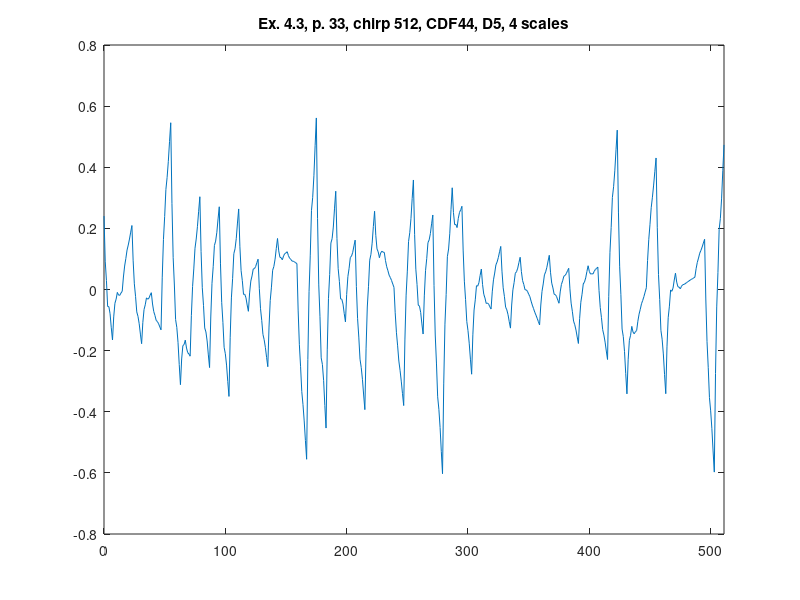

Write the MATLAB code that produced this figure.
%% ========================================================================
%% Programmatic octave notes on "Ripples in Mathematics" by A. Jensen
%% and A. la Cour-Harbo written with a deep gratitude to the authors for
%% this wonderful text. 
%% 
%% Reconstruction of graphs in Ex. 4.3, p.33, Ch 04, CDF44, D5, 4 scales.
%%
%% Author: Vladimir Kulyukin
%% 
%% NB: I have tested this code in Octave 4.
%% =========================================================================
t = [0:511];

%%y_ex_4_3_chirp_512_p33 = arrayfun(@(x) sin(x*x), t);

y_ex_4_3_chirp_CDF44_D5_512_p33 = [
0.24039126924803456
0.09263104014324426
0.029918628261295276
-0.05558227756354377
-0.056035366165541486
-0.07927694871042924
-0.12530702519820708
-0.16523094313726597
-0.08966688586649223
-0.04504773828869864
-0.03137350040388523
-0.009407598956983752
-0.01838660720306247
-0.01907395188705312
-0.011469633008955715
-0.006087058686230367
0.04091234733598048
0.07676055691277223
0.1014575700441449
0.12914253725770838
0.14567630802585285
0.16519803287618812
0.18770771180871423
0.20941677085789598
0.09587628293307396
0.018575801896611392
-0.02248467225149163
-0.07325562697902892
-0.08778657481820665
-0.11202800323681864
-0.1459799122348649
-0.1773299058035336
-0.10787784265216621
-0.06543560919432868
-0.05000320543002106
-0.027333539611629938
-0.03167370348676876
-0.028776605307824075
-0.018642245074795886
-0.010447103364571773
-0.04739107141277397
-0.07224005145414601
-0.08499404348868794
-0.1009888777921241
-0.10488872408873014
-0.11202941265423039
-0.12241094348862493
-0.13192409325427257
0.040446693791726475
0.16408182685285144
0.23898130592910233
0.32693946413320285
0.36616196835242926
0.4184431516995053
0.48378301417443104
0.5456238141228321
0.2812329240648642
0.10425555188954319
0.014691697596869155
-0.09829453822002364
-0.12386725615426947
-0.172862355612734
-0.24527983659541733
-0.3114213093638726
-0.22736692398178865
-0.18355739749764113
-0.17999272991143006
-0.16564448488401234
-0.1915410987545312
-0.2066541351838434
-0.21098359417194912
-0.21820250402694452
-0.08557258615175041
0.009584951270700227
0.06727010824040738
0.13499595929089891
0.165249429888647
0.20554359456717944
0.2558784533264963
0.30352291621541894
0.12429227638928234
0.005852637118373832
-0.05179600159730649
-0.1257335398188401
-0.13888007748514564
-0.16831551465730443
-0.21403985133531653
-0.2553995905451435
-0.08994274938889259
0.020097756076901396
0.07472192585223843
0.14419485802332538
0.1582514545039554
0.1871568133803353
0.2309109346524652
0.2706863420320522
0.0839160308473813
-0.04215153799926831
-0.10751636450789659
-0.18914644180435217
-0.21007377676278652
-0.2472663625090481
-0.3007241990431371
-0.34982377476393794
-0.15609473037149452
-0.02743141863755874
0.03616616043786934
0.11719805003408386
0.1331642069717907
0.166564674430284
0.2173994524095637
0.26356272096420524
0.139778552313429
0.06153166221758333
0.028822050676668327
-0.016089237878551432
-0.01546324787884052
-0.027038934893434362
-0.05081629892233296
-0.07132423344894319
-0.011095583754909223
0.027499763397555815
0.04446180800845191
0.06722047856497955
0.06834584657993825
0.07526784054052849
0.0879864604467503
0.09915187911201483
0.003874253306999975
-0.06288204469229344
-0.10111701488586541
-0.14699425183204373
-0.16435016097250071
-0.18934833686556396
-0.2219887795112337
-0.25258148295219923
-0.12285906018042583
-0.03609294601184932
0.007716859553530242
0.06303677331895852
0.07540037848118988
0.09927409184346996
0.1346579134057987
0.16695761077112956
0.12644037121409613
0.10543437110071818
0.10393961043099574
0.09721682890901553
0.11000528683069088
0.11756572390010844
0.11989814011726824
0.12363140029980355
0.11073208794598396
0.10228945997133271
0.09830351637584989
0.09312340780004844
0.0923999836034154
0.09048239442646377
0.08737064026919358
0.08457886165402928
-0.0672885135601066
-0.17921120305436022
-0.2511892068287316
-0.33387035688366035
-0.3766068212187069
-0.4300464318343109
-0.49418918873047235
-0.5554640462242862
-0.2289136989275466
-0.006280802058870508
0.11243464438174199
0.2589946877440553
0.3016372806783051
0.3721244705342557
0.4704562573119071
0.5613271068308185
0.23187317231012644
0.015044924231632006
-0.08915763740466451
-0.22353816077014876
-0.24529299769343518
-0.2972257963459093
-0.37933655672757116
-0.45336115663467974
-0.19744000034089998
-0.029927542967224358
0.04917621548634715
0.15196901341944682
0.16635311243244236
0.20442625092496602
0.2661884288970179
0.3216031478710611
0.16684633183261777
0.06840480887277957
0.026278578991546623
-0.030937288191620595
-0.03183786229618257
-0.04782807370267882
-0.07890792241110933
-0.10594451499040798
-0.016234040831477455
0.04219415107624218
0.06934006073275091
0.10486803265587404
0.10911372232778628
0.1217414742663129
0.14275128847145394
0.16151513586134822
0.010210639792539819
-0.0955241809884104
-0.1556893264815024
-0.22806482966732447
-0.2548706575652885
-0.29388684315598246
-0.3451133864394065
-0.3930681742397683
-0.19177259253623347
-0.05726344605442661
0.01045926520565215
0.09607734784874643
0.11490899527011265
0.15163601407449437
0.20625840426189163
0.2560857441389548
0.17724640002808612
0.13288318998457418
0.12299611400841913
0.10387118575076863
0.11922239156047504
0.125335745088686
0.12221124633540162
0.1215620226407419
0.09450409481584196
0.07452235793579232
0.06161681200059302
0.04681520641623263
0.039089791776722616
0.029468317488051503
0.01795078355021932
0.006941297264181084
-0.07612630615207314
-0.13988599527517873
-0.18433777010513572
-0.23396308497747115
-0.264280485556658
-0.2997714261782233
-0.3404359068421672
-0.3797141416297455
-0.1650375118770879
-0.018407882991941654
0.06017474502569322
0.15699051197313765
0.1857592780530707
0.23276118306281324
0.29799622700236544
0.3583457160901906
0.18054841524258686
0.06656235443824543
0.01638753367716649
-0.050885457321533156
-0.05434720827697039
-0.0749071294700283
-0.11256522090070692
-0.14564187142416518
-0.020877896876046412
0.06159280965131967
0.10177024815793306
0.15328013367598012
0.16249675117327458
0.18304581568200268
0.21492732720216448
0.24377231869734406
0.012619937584167254
-0.14886635750438676
-0.24068656656831802
-0.3511737471223839
-0.39199484165182724
-0.45148290767140514
-0.529637945181118
-0.6027911827549142
-0.30890310371455376
-0.11336344904981253
-0.016172218760690693
0.10737139241675171
0.13256657921857476
0.1841141469087183
0.26201409548718246
0.3328529448879837
0.2523053643032551
0.21232165537817993
0.21290181811275816
0.20261292419425256
0.2328879019354004
0.25229382302346437
0.2608306874584445
0.27227990684610653
0.12902191480531078
0.027217595130041204
-0.03313305217970212
-0.10459117752309255
-0.13459563050095674
-0.175707561512468
-0.22792697055762642
-0.2771701398337226
-0.14829234299510458
-0.06714191518197553
-0.0337188563943356
0.01249271238054633
0.010976912129939202
0.02224962186657404
0.046310841590450846
0.06694539039084882
0.016152422891679962
-0.015501599297659114
-0.028016676177168402
-0.04566001799643
-0.044164414505861824
-0.047797075955045946
-0.056558002343982394
-0.06394481428373935
-0.007614684693408319
0.03164254186975458
0.05382686540574933
0.08058585952032864
0.09027195060773983
0.10453271227373556
0.1233681445183159
0.14097779747572606
0.0600749435437403
0.00556843627713359
-0.022541724324094077
-0.057724764697442005
-0.06651145840541092
-0.08237103188550007
-0.1053034851377095
-0.12634076596681684
-0.050809463867141934
-0.001153635577452107
0.02262671890225259
0.05334038569311546
0.05817857867399322
0.06995008396602913
0.08865490156922323
0.10550194373776972
0.05873477448182414
0.029012981804213897
0.016336565704939007
-9.071452831852199E-4
-0.0011054796929740782
-0.005871108991612271
-0.015204033179099796
-0.023313154389525345
-0.03806387418334847
-0.05103498300029853
-0.06222648084037552
-0.0738948240045472
-0.08378355619184583
-0.09414913370323912
-0.10499155653872713
-0.11570620905470938
-0.05079039639590163
-0.006139705803868998
0.0182458627213885
0.04806145433895651
0.05761192388974939
0.07259241653285278
0.09300293226826671
0.11195847770121366
0.05644314337836548
0.020882221145717833
0.005275711003270751
-0.015677567744183402
-0.016676434401437002
-0.02302206966369767
-0.034714473530965406
-0.04497421506840541
-0.007822493990453889
0.01662536396772511
0.028369358806131582
0.04351734350823662
0.045961465090569156
0.051809576536600246
0.06106167784632989
0.06940168282103777
0.0022714355617875145
-0.04463661855880053
-0.07132247954072636
-0.1034268608433429
-0.11530904900729724
-0.1326097574919423
-0.1553289862972781
-0.17659632695851313
-0.09542371738292729
-0.041699809745981975
-0.015424604047677253
0.018205459168368812
0.02438682044577432
0.03792303924092114
0.058814115553809304
0.07773446373437268
0.059028963323382866
0.05040527865703541
0.05186340973533033
0.05062012642660893
0.05945865886252995
0.06559577691143464
0.06903148057332305
0.07319102603863425
-0.003607424166151965
-0.058713244810293254
-0.09212643589378962
-0.13135214954976826
-0.14888523364510198
-0.172230840312918
-0.20138896955321633
-0.2289896380642303
-0.022193919224438634
0.12179547691593205
0.20297855035688173
0.30099052724470976
0.3361961814331168
0.3882307390684021
0.4570942001505658
0.521448370144637
0.25330633161826366
0.07425638365135356
-0.015701473756093202
-0.1295314848809486
-0.15426940544634068
-0.2028794797291414
-0.27536170772935076
-0.34144741141938884
-0.22996312090213938
-0.16605856693273172
-0.14973374951116591
-0.12065998010552026
-0.1391659472477165
-0.1449229624058329
-0.13793102557986955
-0.13435516014238347
-0.1038839388301978
-0.0806193064047855
-0.06456126286614665
-0.04657221965511374
-0.03578976533085429
-0.023076311334200773
-0.00843185766515322
0.005695186201091591
0.09504729831749766
0.1642429141456969
0.21328203368568938
0.2677220701283477
0.3020056102827994
0.3416900673399169
0.3867754412997004
0.43041364393702675
0.2036484794797349
0.049337678866102394
-0.032518757903870696
-0.13378928295386305
-0.162605444160196
-0.2108356936465482
-0.2784800314129197
-0.34092237990287344
-0.18765497767549516
-0.09218682895234472
-0.054517933733422244
-0.0013617752149201467
-0.00600487020064599
0.0048392981132077805
0.03117072972664117
0.05335236164598403
0.024385134618246384
0.009123203039152358
0.007566566908701963
0.0023376079307575633
0.010813944401456796
0.015617958024662024
0.016749648800373253
0.01886533551741686
0.022118048047708845
0.025066095429567586
0.027709477662993087
0.03043449467690318
0.03285484654238003
0.03535683318834147
0.037940454614787504
0.04050220206772839
0.06800209568507952
0.0888198331769476
0.10295541454333268
0.1188814742472396
0.12812537782566352
0.1391597597416093
0.1519846199950769
0.16432972302394006
-0.03099704472902355
-0.1706783024153362
-0.2547140500349979
-0.3536599671394366
-0.3969603741772244
-0.45517095069978913
-0.5282916967071309
-0.5974172748420155
-0.27470393344024385
-0.05698351409140284
0.055743983204507436
0.19660424917548427
0.2324715930935305
0.29647170568664316
0.3886045869548226
0.4731993155756661
];

figure;
plot(t, y_ex_4_3_chirp_CDF44_D5_512_p33);
xlim([0 511]);
title('Ex. 4.3, p. 33, chirp 512, CDF44, D5, 4 scales');
